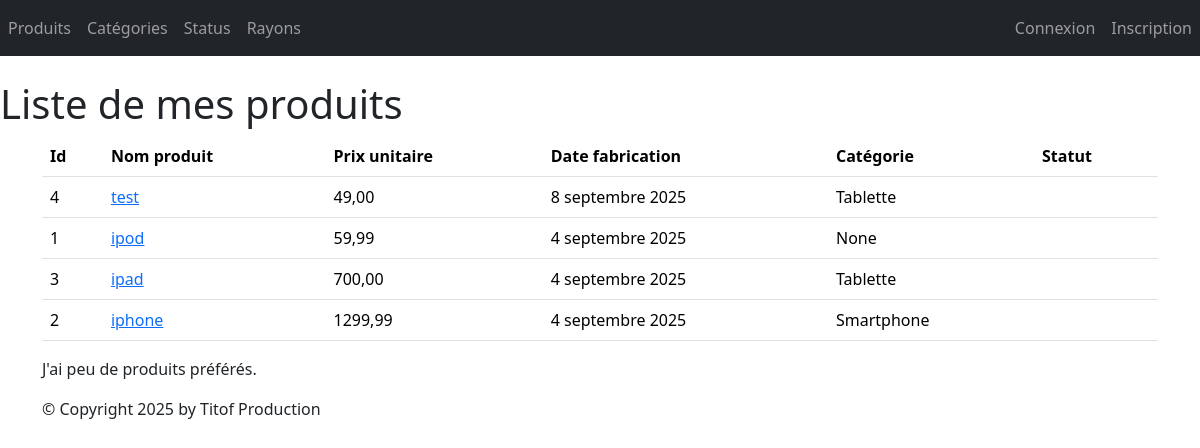
Screenshot of /monApp/produits/ with the database file from the repository.
### monApp/models.py (models this page shows, shortened)
class Produit(models.Model):
    refProd = models.AutoField(primary_key=True)
    intituleProd = models.CharField(max_length=200)
    prixUnitaireProd = models.DecimalField(max_digits=10, decimal_places=2)
    dateFabProd = models.DateField(default=date.today)
    categorie = models.ForeignKey(Categorie, on_delete=models.CASCADE, related_name="produits_categorie", null=True, blank=True)
    status = models.ForeignKey(Statut, on_delete=models.CASCADE, related_name="produits_status",null=True, blank=True)

class Categorie(models.Model):
    idCat = models.AutoField(primary_key=True)
    nomCat = models.CharField(max_length=100)
    def __str__(self):
        return self.nomCat

### monApp/views.py (the view)
# urls.py: path("produits/",views.ProduitListView.as_view(),name="lst_prdts"),
class ProduitListView(ListView):
    model = Produit
    template_name = "monApp/list_produits.html"
    context_object_name = "prdts"
    def get_queryset(self ) :
        return Produit.objects.order_by("prixUnitaireProd")
    def get_context_data(self, **kwargs):
        context = super(ProduitListView, self).get_context_data(**kwargs)
        context['titremenu'] = "Liste de mes produits"
        return context

### monApp/models.py (called while the page is built)
    def __str__(self):
        return self.libelleStatus

### monApp/templates/monApp/list_produits.html
{% extends 'monApp/base.html' %}
{% block menu %}
    <h1>{{titremenu}}</h1>
{% endblock %}
{% block contenu %}
    <table class="table">
        <thead>
            <th>Id</th>
            <th>Nom produit</th>
            <th>Prix unitaire</th>
            <th>Date fabrication</th>
            <th>Catégorie</th>
            <th>Statut</th>
        </thead>
            <tbody>
                {% for prdt in prdts %}
                <tr>
                    <td>{{ prdt.refProd }} </td>
                    <td> <a href="{% url 'dtl_prdt' prdt.refProd %}">{{ prdt.intituleProd }}</a> </td>
                    <td>{{ prdt.prixUnitaireProd }} </td>
                    <td>{{ prdt.dateFabProd }} </td>
                    <td>{{ prdt.categorie }} </td>
                    <td>{{ prdt.status }} </td>
                </tr>
                {% endfor %}
        </tbody>
    </table>
    <p>
    J'ai
    {% if prdts|length < 5 %}
    peu de
    {% elif prdts|length < 10 %}
    quelques
    {% else %}
    beaucoup de
    {% endif %}
    produits préférés.
    </p>
{% endblock %}

### static/styles.css (style rules this page uses)
h1 { color: red }

### rows the page displays
Produit: refProd "4", intituleProd "test", prixUnitaireProd "49,00", dateFabProd "8 septembre 2025", categorie "Tablette"
Produit: refProd "1", intituleProd "ipod", prixUnitaireProd "59,99", dateFabProd "4 septembre 2025", categorie "None"
Produit: refProd "3", intituleProd "ipad", prixUnitaireProd "700,00", dateFabProd "4 septembre 2025", categorie "Tablette"
Produit: refProd "2", intituleProd "iphone", prixUnitaireProd "1299,99", dateFabProd "4 septembre 2025", categorie "Smartphone"

### other values shown
{{ titremenu }} "Liste de mes produits"
